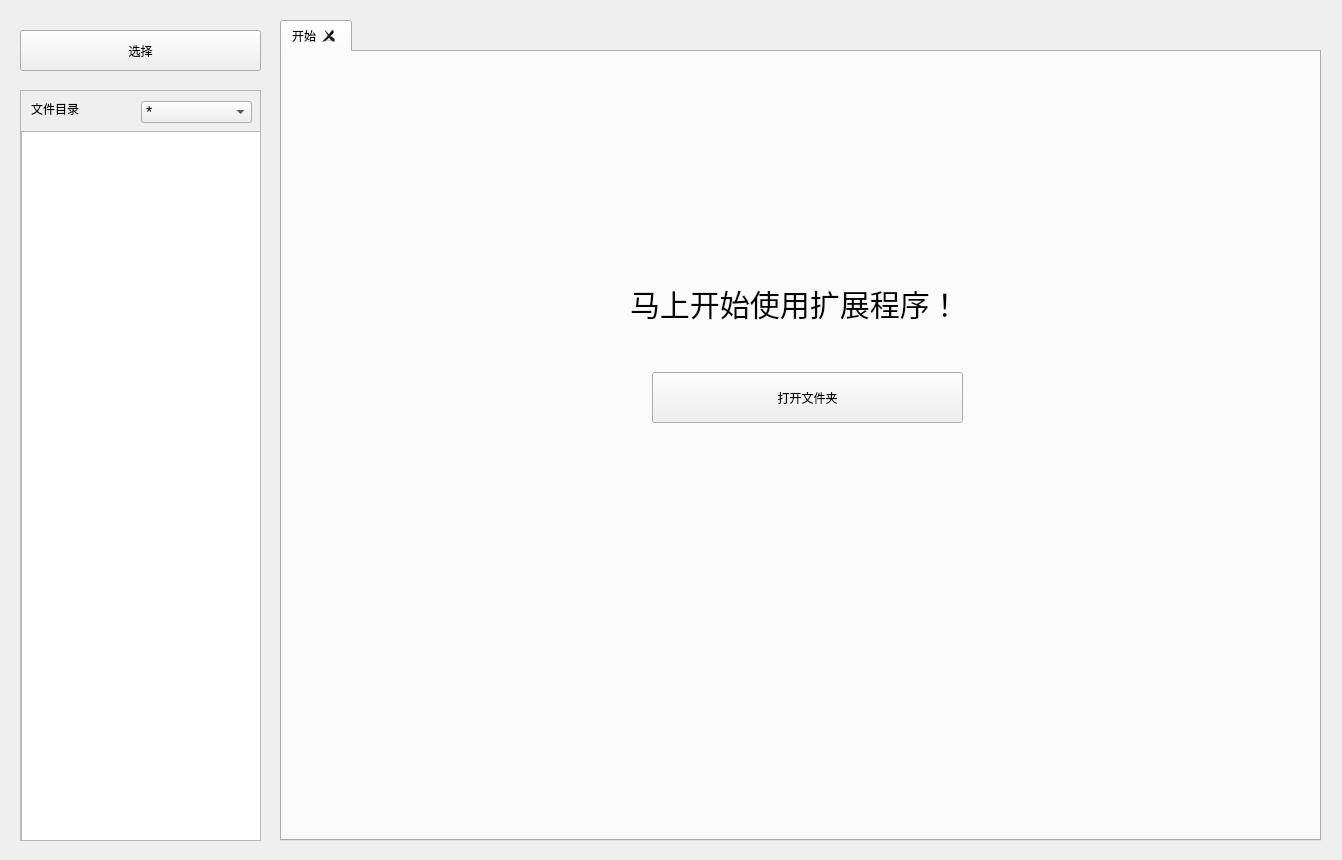
<?xml version="1.0" encoding="UTF-8"?>
<ui version="4.0">
 <class>extent</class>
 <widget class="QWidget" name="extent">
  <property name="geometry">
   <rect>
    <x>0</x>
    <y>0</y>
    <width>1342</width>
    <height>860</height>
   </rect>
  </property>
  <property name="windowTitle">
   <string>Form</string>
  </property>
  <property name="styleSheet">
   <string notr="true">/* 设置ComboBox字体大小为16 */
QComboBox {
    font-size: 16px;
}

/* 设置PushButton中设定的菜单字体大小为16 */
QPushButton::menu {
    font-size: 16px;
}
QTabWidget::tab {
    font-size: 16px;
}</string>
  </property>
  <widget class="QTabWidget" name="commentTabWidget">
   <property name="geometry">
    <rect>
     <x>280</x>
     <y>20</y>
     <width>1041</width>
     <height>821</height>
    </rect>
   </property>
   <property name="currentIndex">
    <number>0</number>
   </property>
   <property name="tabsClosable">
    <bool>true</bool>
   </property>
   <property name="movable">
    <bool>true</bool>
   </property>
   <widget class="QWidget" name="tab">
    <property name="acceptDrops">
     <bool>false</bool>
    </property>
    <attribute name="title">
     <string>开始</string>
    </attribute>
    <widget class="QLabel" name="label_2">
     <property name="geometry">
      <rect>
       <x>348</x>
       <y>210</y>
       <width>371</width>
       <height>81</height>
      </rect>
     </property>
     <property name="styleSheet">
      <string notr="true">QLabel {
    font-size: 30px; 
	qproperty-alignment: AlignCenter;
}</string>
     </property>
     <property name="text">
      <string>马上开始使用扩展程序！</string>
     </property>
    </widget>
    <widget class="QPushButton" name="OpenPushButton">
     <property name="geometry">
      <rect>
       <x>370</x>
       <y>320</y>
       <width>311</width>
       <height>51</height>
      </rect>
     </property>
     <property name="text">
      <string>打开文件夹</string>
     </property>
    </widget>
   </widget>
  </widget>
  <widget class="codeAuditMenuButton" name="ChooseActionPushButton">
   <property name="geometry">
    <rect>
     <x>20</x>
     <y>30</y>
     <width>241</width>
     <height>41</height>
    </rect>
   </property>
   <property name="text">
    <string>选择</string>
   </property>
  </widget>
  <widget class="QScrollArea" name="scrollArea">
   <property name="geometry">
    <rect>
     <x>20</x>
     <y>90</y>
     <width>241</width>
     <height>751</height>
    </rect>
   </property>
   <property name="widgetResizable">
    <bool>true</bool>
   </property>
   <widget class="QWidget" name="scrollAreaWidgetContents">
    <property name="geometry">
     <rect>
      <x>0</x>
      <y>0</y>
      <width>239</width>
      <height>749</height>
     </rect>
    </property>
    <widget class="QTreeView" name="treeView">
     <property name="geometry">
      <rect>
       <x>0</x>
       <y>40</y>
       <width>241</width>
       <height>781</height>
      </rect>
     </property>
    </widget>
    <widget class="QLabel" name="label">
     <property name="geometry">
      <rect>
       <x>10</x>
       <y>10</y>
       <width>241</width>
       <height>16</height>
      </rect>
     </property>
     <property name="text">
      <string>文件目录</string>
     </property>
    </widget>
    <widget class="QComboBox" name="ChooseComboBox">
     <property name="geometry">
      <rect>
       <x>120</x>
       <y>10</y>
       <width>111</width>
       <height>22</height>
      </rect>
     </property>
     <item>
      <property name="text">
       <string>*</string>
      </property>
     </item>
     <item>
      <property name="text">
       <string>*.c</string>
      </property>
     </item>
     <item>
      <property name="text">
       <string>*.h</string>
      </property>
     </item>
     <item>
      <property name="text">
       <string>*.c,*.h</string>
      </property>
     </item>
    </widget>
   </widget>
  </widget>
 </widget>
 <customwidgets>
  <customwidget>
   <class>codeAuditMenuButton</class>
   <extends>QPushButton</extends>
   <header location="global">UI.ToolWidget.codeAuditMenuButton</header>
  </customwidget>
 </customwidgets>
 <resources/>
 <connections/>
</ui>
